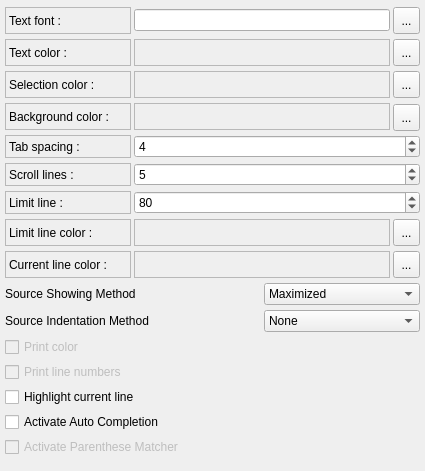
        <widget class="QWidget" name="pEditor" >
         <property name="geometry" >
          <rect>
           <x>0</x>
           <y>0</y>
           <width>425</width>
           <height>471</height>
          </rect>
         </property>
         <attribute name="label" >
          <string>Editor</string>
         </attribute>
         <layout class="QGridLayout" >
          <property name="margin" >
           <number>5</number>
          </property>
          <property name="spacing" >
           <number>3</number>
          </property>
          <item row="4" column="0" >
           <widget class="QLabel" name="lTextTabSpacing" >
            <property name="frameShape" >
             <enum>QFrame::StyledPanel</enum>
            </property>
            <property name="text" >
             <string>Tab spacing :</string>
            </property>
           </widget>
          </item>
          <item row="9" column="2" colspan="2" >
           <widget class="QComboBox" name="cbSourceShowingMethod" >
            <property name="sizePolicy" >
             <sizepolicy>
              <hsizetype>1</hsizetype>
              <vsizetype>0</vsizetype>
              <horstretch>0</horstretch>
              <verstretch>0</verstretch>
             </sizepolicy>
            </property>
            <item>
             <property name="text" >
              <string>Maximized</string>
             </property>
             <property name="icon" >
              <iconset resource="../resources/resources.qrc" >:/Icons/Icons/viewmaximized.png</iconset>
             </property>
            </item>
            <item>
             <property name="text" >
              <string>Vertically</string>
             </property>
             <property name="icon" >
              <iconset resource="../resources/resources.qrc" >:/Icons/Icons/viewvertically.png</iconset>
             </property>
            </item>
            <item>
             <property name="text" >
              <string>Horizontally</string>
             </property>
             <property name="icon" >
              <iconset resource="../resources/resources.qrc" >:/Icons/Icons/viewhorizontally.png</iconset>
             </property>
            </item>
           </widget>
          </item>
          <item row="14" column="0" colspan="4" >
           <widget class="QCheckBox" name="cbActivateAutoCompletion" >
            <property name="text" >
             <string>Activate Auto Completion</string>
            </property>
           </widget>
          </item>
          <item row="2" column="3" >
           <widget class="QToolButton" name="tbTextSelectionColor" >
            <property name="minimumSize" >
             <size>
              <width>27</width>
              <height>27</height>
             </size>
            </property>
            <property name="maximumSize" >
             <size>
              <width>27</width>
              <height>27</height>
             </size>
            </property>
            <property name="cursor" >
             <cursor>13</cursor>
            </property>
            <property name="text" >
             <string>...</string>
            </property>
           </widget>
          </item>
          <item row="11" column="0" colspan="4" >
           <widget class="QCheckBox" name="cbPrintingColor" >
            <property name="enabled" >
             <bool>false</bool>
            </property>
            <property name="text" >
             <string>Print color</string>
            </property>
           </widget>
          </item>
          <item row="4" column="1" colspan="3" >
           <widget class="QSpinBox" name="sbTextTabSpacing" >
            <property name="minimum" >
             <number>1</number>
            </property>
            <property name="value" >
             <number>4</number>
            </property>
           </widget>
          </item>
          <item row="15" column="0" colspan="4" >
           <widget class="QCheckBox" name="cbActivateParentheseMatcher" >
            <property name="enabled" >
             <bool>false</bool>
            </property>
            <property name="text" >
             <string>Activate Parenthese Matcher</string>
            </property>
           </widget>
          </item>
          <item row="3" column="1" colspan="2" >
           <widget class="QLabel" name="lTextBackgroundColorPreview" >
            <property name="autoFillBackground" >
             <bool>true</bool>
            </property>
            <property name="frameShape" >
             <enum>QFrame::StyledPanel</enum>
            </property>
            <property name="text" >
             <string/>
            </property>
           </widget>
          </item>
          <item row="5" column="1" colspan="3" >
           <widget class="QSpinBox" name="sbTextScrollLines" >
            <property name="minimum" >
             <number>1</number>
            </property>
            <property name="value" >
             <number>5</number>
            </property>
           </widget>
          </item>
          <item row="10" column="0" colspan="2" >
           <widget class="QLabel" name="lSourceIndentationMethod" >
            <property name="sizePolicy" >
             <sizepolicy>
              <hsizetype>1</hsizetype>
              <vsizetype>5</vsizetype>
              <horstretch>0</horstretch>
              <verstretch>0</verstretch>
             </sizepolicy>
            </property>
            <property name="text" >
             <string>Source Indentation Method</string>
            </property>
           </widget>
          </item>
          <item row="9" column="0" colspan="2" >
           <widget class="QLabel" name="lSourceShowingMethod" >
            <property name="sizePolicy" >
             <sizepolicy>
              <hsizetype>1</hsizetype>
              <vsizetype>5</vsizetype>
              <horstretch>0</horstretch>
              <verstretch>0</verstretch>
             </sizepolicy>
            </property>
            <property name="text" >
             <string>Source Showing Method</string>
            </property>
           </widget>
          </item>
          <item row="6" column="1" colspan="3" >
           <widget class="QSpinBox" name="sbLimitLine" >
            <property name="maximum" >
             <number>500</number>
            </property>
            <property name="minimum" >
             <number>1</number>
            </property>
            <property name="value" >
             <number>80</number>
            </property>
           </widget>
          </item>
          <item row="1" column="1" colspan="2" >
           <widget class="QLabel" name="lTextForegroundColorPreview" >
            <property name="autoFillBackground" >
             <bool>true</bool>
            </property>
            <property name="frameShape" >
             <enum>QFrame::StyledPanel</enum>
            </property>
           </widget>
          </item>
          <item row="7" column="3" >
           <widget class="QToolButton" name="tbLimitLineColor" >
            <property name="minimumSize" >
             <size>
              <width>27</width>
              <height>27</height>
             </size>
            </property>
            <property name="maximumSize" >
             <size>
              <width>27</width>
              <height>27</height>
             </size>
            </property>
            <property name="text" >
             <string>...</string>
            </property>
           </widget>
          </item>
          <item row="2" column="1" colspan="2" >
           <widget class="QLabel" name="lTextSelectionColorPreview" >
            <property name="autoFillBackground" >
             <bool>true</bool>
            </property>
            <property name="frameShape" >
             <enum>QFrame::StyledPanel</enum>
            </property>
            <property name="text" >
             <string/>
            </property>
           </widget>
          </item>
          <item row="7" column="1" colspan="2" >
           <widget class="QLabel" name="lLimitLineColorPreview" >
            <property name="autoFillBackground" >
             <bool>true</bool>
            </property>
            <property name="frameShape" >
             <enum>QFrame::StyledPanel</enum>
            </property>
            <property name="text" >
             <string/>
            </property>
           </widget>
          </item>
          <item row="13" column="0" colspan="4" >
           <widget class="QCheckBox" name="cbHighlightCurrentLine" >
            <property name="text" >
             <string>Highlight current line</string>
            </property>
           </widget>
          </item>
          <item row="0" column="1" colspan="2" >
           <widget class="QLineEdit" name="leTextFontPreview" >
            <property name="alignment" >
             <set>Qt::AlignLeading</set>
            </property>
            <property name="readOnly" >
             <bool>true</bool>
            </property>
           </widget>
          </item>
          <item row="1" column="3" >
           <widget class="QToolButton" name="tbTextForegroundColor" >
            <property name="minimumSize" >
             <size>
              <width>27</width>
              <height>27</height>
             </size>
            </property>
            <property name="maximumSize" >
             <size>
              <width>27</width>
              <height>27</height>
             </size>
            </property>
            <property name="cursor" >
             <cursor>13</cursor>
            </property>
            <property name="text" >
             <string>...</string>
            </property>
           </widget>
          </item>
          <item row="7" column="0" >
           <widget class="QLabel" name="lLimitLineColor" >
            <property name="frameShape" >
             <enum>QFrame::StyledPanel</enum>
            </property>
            <property name="text" >
             <string>Limit line color :</string>
            </property>
           </widget>
          </item>
          <item row="10" column="2" colspan="2" >
           <widget class="QComboBox" name="cbSourceIndentationMethod" >
            <property name="sizePolicy" >
             <sizepolicy>
              <hsizetype>1</hsizetype>
              <vsizetype>0</vsizetype>
              <horstretch>0</horstretch>
              <verstretch>0</verstretch>
             </sizepolicy>
            </property>
            <item>
             <property name="text" >
              <string>None</string>
             </property>
             <property name="icon" >
              <iconset resource="../resources/resources.qrc" >:/Icons/Icons/buttoncancel.png</iconset>
             </property>
            </item>
            <item>
             <property name="text" >
              <string>Simple</string>
             </property>
             <property name="icon" >
              <iconset resource="../resources/resources.qrc" >:/Icons/Icons/buttonok.png</iconset>
             </property>
            </item>
            <item>
             <property name="text" >
              <string>Full</string>
             </property>
             <property name="icon" >
              <iconset resource="../resources/resources.qrc" >:/Icons/Icons/buttonnext.png</iconset>
             </property>
            </item>
           </widget>
          </item>
          <item row="2" column="0" >
           <widget class="QLabel" name="lTextSelectionColor" >
            <property name="frameShape" >
             <enum>QFrame::StyledPanel</enum>
            </property>
            <property name="text" >
             <string>Selection color :</string>
            </property>
           </widget>
          </item>
          <item row="0" column="3" >
           <widget class="QToolButton" name="tbTextFont" >
            <property name="minimumSize" >
             <size>
              <width>27</width>
              <height>27</height>
             </size>
            </property>
            <property name="maximumSize" >
             <size>
              <width>27</width>
              <height>27</height>
             </size>
            </property>
            <property name="cursor" >
             <cursor>13</cursor>
            </property>
            <property name="text" >
             <string>...</string>
            </property>
           </widget>
          </item>
          <item row="3" column="0" >
           <widget class="QLabel" name="lTextBackgroundColor" >
            <property name="frameShape" >
             <enum>QFrame::StyledPanel</enum>
            </property>
            <property name="text" >
             <string>Background color :</string>
            </property>
           </widget>
          </item>
          <item row="3" column="3" >
           <widget class="QToolButton" name="tbTextBackgroundColor" >
            <property name="minimumSize" >
             <size>
              <width>27</width>
              <height>27</height>
             </size>
            </property>
            <property name="maximumSize" >
             <size>
              <width>24</width>
              <height>24</height>
             </size>
            </property>
            <property name="cursor" >
             <cursor>13</cursor>
            </property>
            <property name="text" >
             <string>...</string>
            </property>
           </widget>
          </item>
          <item row="0" column="0" >
           <widget class="QLabel" name="lTextFont" >
            <property name="frameShape" >
             <enum>QFrame::StyledPanel</enum>
            </property>
            <property name="text" >
             <string>Text font :</string>
            </property>
           </widget>
          </item>
          <item row="5" column="0" >
           <widget class="QLabel" name="lTextScrollLines" >
            <property name="frameShape" >
             <enum>QFrame::StyledPanel</enum>
            </property>
            <property name="text" >
             <string>Scroll lines :</string>
            </property>
           </widget>
          </item>
          <item row="12" column="0" colspan="4" >
           <widget class="QCheckBox" name="cbPrintingLineNumbers" >
            <property name="enabled" >
             <bool>false</bool>
            </property>
            <property name="text" >
             <string>Print line numbers</string>
            </property>
           </widget>
          </item>
          <item row="6" column="0" >
           <widget class="QLabel" name="lLimitLine" >
            <property name="sizePolicy" >
             <sizepolicy>
              <hsizetype>5</hsizetype>
              <vsizetype>5</vsizetype>
              <horstretch>0</horstretch>
              <verstretch>0</verstretch>
             </sizepolicy>
            </property>
            <property name="frameShape" >
             <enum>QFrame::StyledPanel</enum>
            </property>
            <property name="text" >
             <string>Limit line :</string>
            </property>
           </widget>
          </item>
          <item row="1" column="0" >
           <widget class="QLabel" name="lTextForegroundColor" >
            <property name="frameShape" >
             <enum>QFrame::StyledPanel</enum>
            </property>
            <property name="text" >
             <string>Text color :</string>
            </property>
           </widget>
          </item>
          <item row="8" column="0" >
           <widget class="QLabel" name="lCurrentLineColor" >
            <property name="frameShape" >
             <enum>QFrame::StyledPanel</enum>
            </property>
            <property name="text" >
             <string>Current line color :</string>
            </property>
           </widget>
          </item>
          <item row="8" column="1" colspan="2" >
           <widget class="QLabel" name="lCurrentLineColorPreview" >
            <property name="autoFillBackground" >
             <bool>true</bool>
            </property>
            <property name="frameShape" >
             <enum>QFrame::StyledPanel</enum>
            </property>
            <property name="text" >
             <string/>
            </property>
           </widget>
          </item>
          <item row="8" column="3" >
           <widget class="QToolButton" name="tbCurrentLineColor" >
            <property name="minimumSize" >
             <size>
              <width>27</width>
              <height>27</height>
             </size>
            </property>
            <property name="maximumSize" >
             <size>
              <width>27</width>
              <height>27</height>
             </size>
            </property>
            <property name="text" >
             <string>...</string>
            </property>
           </widget>
          </item>
         </layout>
        </widget>
